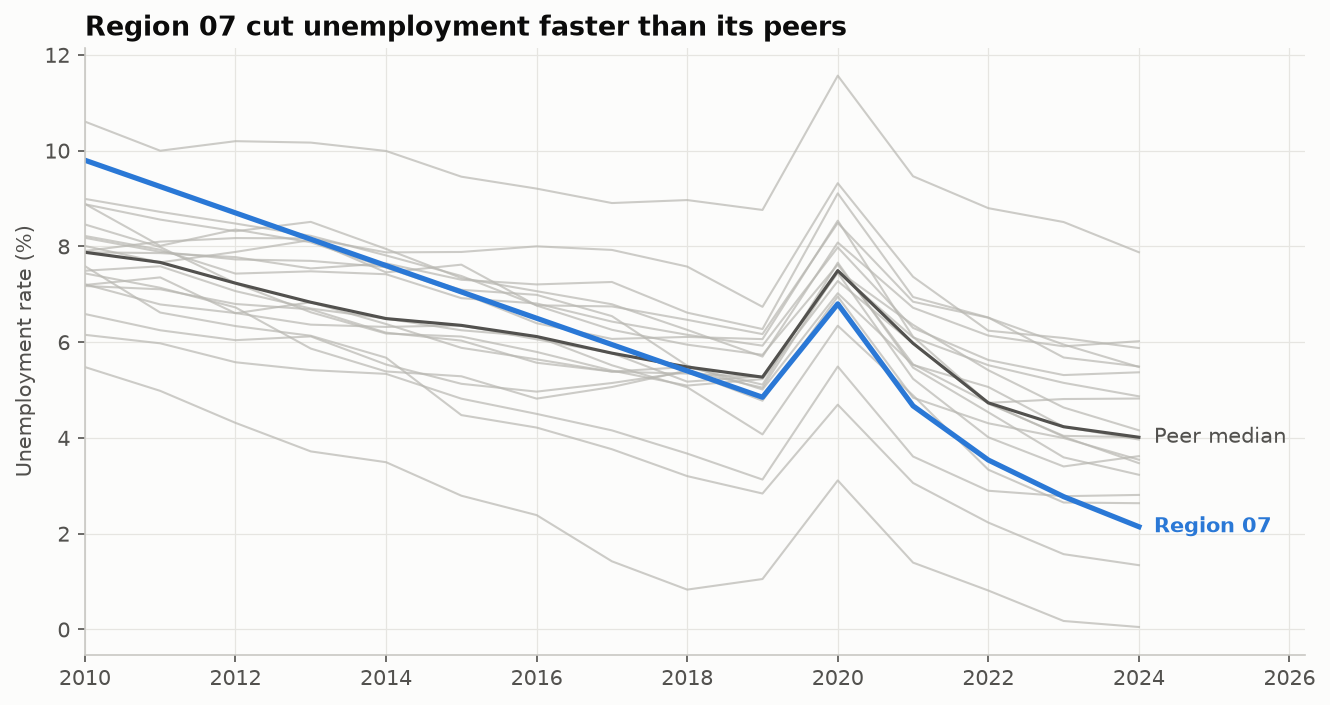

This figure's Python source:
"""
Highlighted Line Chart (one vs. many)  -  family: Change over time

DESIGN PURPOSE
Draws every series in a muted gray and highlights the one or two that matter.
The reader gets the context of the whole group without a tangle of colors.

WHEN TO USE
  - Show one entity in the context of many peers (your country vs. all others)
  - There are too many series for a legend (more than ~6)
  - The story is about one series' deviation from the pack

AVOID WHEN
  - Every series is equally important (use small multiples)
  - The highlighted series is not the point of the story

ALTERNATIVES
  - Small-multiple lines
  - Spaghetti plot with interactive hover

EXAMPLE
Unemployment rate of 20 regions over 15 years, highlighting one region
(synthetic).

Run:  python line_highlight.py
"""
import sys
from pathlib import Path

import numpy as np
import pandas as pd
import matplotlib.pyplot as plt

# Library style: categorical colors in fixed order, recessive axes, hairline grid.
PALETTE = ["#2a78d6", "#eb6834", "#1baf7a", "#eda100",
           "#e87ba4", "#008300", "#6250d6", "#e34948"]
SEQ_CMAP = "Blues"      # sequential: one hue, light -> dark
DIV_CMAP = "RdBu_r"     # diverging: two opposite hues, neutral midpoint
GRAY = "#b8b7b1"        # de-emphasised marks
plt.rcParams.update({
    "figure.figsize": (8, 4.8), "figure.dpi": 110, "figure.facecolor": "#fcfcfb",
    "axes.facecolor": "#fcfcfb", "axes.edgecolor": "#c9c8c3", "axes.linewidth": 0.8,
    "axes.spines.top": False, "axes.spines.right": False,
    "axes.grid": True, "grid.color": "#e6e5e1", "grid.linewidth": 0.6, "axes.axisbelow": True,
    "axes.prop_cycle": plt.cycler(color=PALETTE),
    "axes.titlesize": 13, "axes.titleweight": "bold", "axes.titlelocation": "left",
    "axes.labelcolor": "#52514e", "xtick.color": "#52514e", "ytick.color": "#52514e",
    "text.color": "#0b0b0b", "font.size": 10, "lines.linewidth": 2,
    "legend.frameon": False,
})

# --- Example data ------------------------------------------------------------
rng = np.random.default_rng(21)
years = np.arange(2010, 2025)
regions = [f"Region {i:02d}" for i in range(1, 21)]
base = 8 - 0.25 * (years - 2010) + np.where(years >= 2020, 2.5 * np.exp(-(years - 2020)), 0)
df = pd.DataFrame({r: base + rng.normal(0, 1.0) + rng.normal(0, 0.35, len(years)).cumsum()
                   for r in regions}, index=years)
df["Region 07"] = base - 0.3 * (years - 2010) + 1.8
df.iloc[:, :5]

# --- Plot --------------------------------------------------------------------
focus = "Region 07"
peer_median = df.drop(columns=focus).median(axis=1)
fig, ax = plt.subplots(figsize=(9, 4.8))
for col in df.columns.drop(focus):
    ax.plot(df.index, df[col], color=GRAY, linewidth=1, alpha=0.7)
ax.plot(df.index, peer_median, color="#52514e", linewidth=1.5)
ax.plot(df.index, df[focus], color=PALETTE[0], linewidth=2.5)
ax.text(df.index[-1] + 0.2, df[focus].iloc[-1], focus, color=PALETTE[0],
        va="center", fontweight="bold")
ax.text(df.index[-1] + 0.2, peer_median.iloc[-1], "Peer median", color="#52514e", va="center")
ax.set_xlim(df.index[0], df.index[-1] + 2.2)
ax.set_ylabel("Unemployment rate (%)")
ax.set_title("Region 07 cut unemployment faster than its peers")
fig.tight_layout()

# --- Save / show -------------------------------------------------------------
out = Path(__file__).with_name(Path(__file__).stem + ".png")
fig.savefig(out, dpi=150, bbox_inches="tight")
print(f"saved {out}")
if "--no-show" not in sys.argv:
    plt.show()
